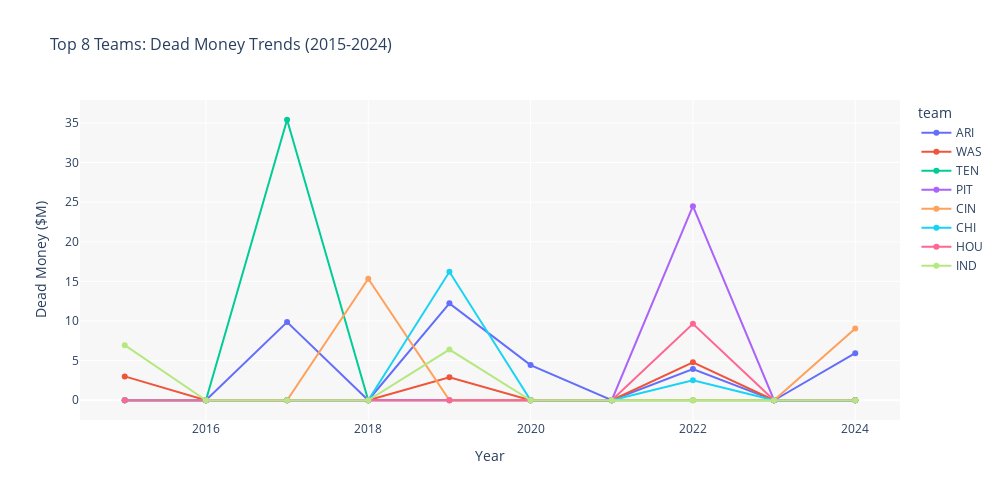

Notebook cell for this chart:
### Markdown cell above
## Create Line Chart of Top Teams

### Code cell
# Get top 8 teams by total dead money
top_teams = total_by_team.head(8).index.tolist()

# Filter data for top teams
top_team_data = team_dead_money_df[team_dead_money_df['team'].isin(top_teams)]

# Create line chart with Plotly
fig = px.line(
    top_team_data,
    x='year',
    y='dead_money_millions',
    color='team',
    markers=True,
    title='Top 8 Teams: Dead Money Trends (2015-2024)',
    labels={'dead_money_millions': 'Dead Money ($M)', 'year': 'Year'},
    height=500,
    width=1000
)

fig.update_layout(
    hovermode='x unified',
    plot_bgcolor='rgba(240, 240, 240, 0.5)',
    font=dict(size=12),
    title_font_size=16
)

fig.show()

print("Top 8 Teams by Total Dead Money:")
for team in top_teams:
    total = total_by_team[team]
    print(f"  {team}: ${total:.2f}M")

### Figure 1 — Plotly figure (JSON) as saved in the notebook; plotly's stock layout.template omitted (floating-point values rounded to 4 significant figures)
{"data": [{"hovertemplate": "team=ARI<br>Year=%{x}<br>Dead Money ($M)=%{y}<extra></extra>", "legendgroup": "ARI", "line": {"color": "#636efa", "dash": "solid"}, "marker": {"symbol": "circle"}, "mode": "lines+markers", "name": "ARI", "orientation": "v", "showlegend": true, "type": "scatter", "x": [2015, 2016, 2017, 2018, 2019, 2020, 2021, 2022, 2023, 2024], "xaxis": "x", "y": [0.0, 0.0, 9.87, 0.0, 12.23, 4.44, 0.0, 3.94, 0.0, 5.94], "yaxis": "y"}, {"hovertemplate": "team=WAS<br>Year=%{x}<br>Dead Money ($M)=%{y}<extra></extra>", "legendgroup": "WAS", "line": {"color": "#EF553B", "dash": "solid"}, "marker": {"symbol": "circle"}, "mode": "lines+markers", "name": "WAS", "orientation": "v", "showlegend": true, "type": "scatter", "x": [2015, 2016, 2017, 2018, 2019, 2020, 2021, 2022, 2023, 2024], "xaxis": "x", "y": [3.01, 0.0, 0.0, 0.0, 2.89, 0.0, 0.0, 4.78, 0.0, 0.0], "yaxis": "y"}, {"hovertemplate": "team=TEN<br>Year=%{x}<br>Dead Money ($M)=%{y}<extra></extra>", "legendgroup": "TEN", "line": {"color": "#00cc96", "dash": "solid"}, "marker": {"symbol": "circle"}, "mode": "lines+markers", "name": "TEN", "orientation": "v", "showlegend": true, "type": "scatter", "x": [2015, 2016, 2017, 2018, 2019, 2020, 2021, 2022, 2023, 2024], "xaxis": "x", "y": [0.0, 0.0, 35.4, 0.0, 0.0, 0.0, 0.0, 0.0, 0.0, 0.0], "yaxis": "y"}, {"hovertemplate": "team=PIT<br>Year=%{x}<br>Dead Money ($M)=%{y}<extra></extra>", "legendgroup": "PIT", "line": {"color": "#ab63fa", "dash": "solid"}, "marker": {"symbol": "circle"}, "mode": "lines+markers", "name": "PIT", "orientation": "v", "showlegend": true, "type": "scatter", "x": [2015, 2016, 2017, 2018, 2019, 2020, 2021, 2022, 2023, 2024], "xaxis": "x", "y": [0.0, 0.0, 0.0, 0.0, 0.0, 0.0, 0.0, 24.49, 0.0, 0.0], "yaxis": "y"}, {"hovertemplate": "team=CIN<br>Year=%{x}<br>Dead Money ($M)=%{y}<extra></extra>", "legendgroup": "CIN", "line": {"color": "#FFA15A", "dash": "solid"}, "marker": {"symbol": "circle"}, "mode": "lines+markers", "name": "CIN", "orientation": "v", "showlegend": true, "type": "scatter", "x": [2015, 2016, 2017, 2018, 2019, 2020, 2021, 2022, 2023, 2024], "xaxis": "x", "y": [0.0, 0.0, 0.0, 15.33, 0.0, 0.0, 0.0, 0.0, 0.0, 9.05], "yaxis": "y"}, {"hovertemplate": "team=CHI<br>Year=%{x}<br>Dead Money ($M)=%{y}<extra></extra>", "legendgroup": "CHI", "line": {"color": "#19d3f3", "dash": "solid"}, "marker": {"symbol": "circle"}, "mode": "lines+markers", "name": "CHI", "orientation": "v", "showlegend": true, "type": "scatter", "x": [2015, 2016, 2017, 2018, 2019, 2020, 2021, 2022, 2023, 2024], "xaxis": "x", "y": [0.0, 0.0, 0.0, 0.0, 16.21, 0.0, 0.0, 2.53, 0.0, 0.0], "yaxis": "y"}, {"hovertemplate": "team=HOU<br>Year=%{x}<br>Dead Money ($M)=%{y}<extra></extra>", "legendgroup": "HOU", "line": {"color": "#FF6692", "dash": "solid"}, "marker": {"symbol": "circle"}, "mode": "lines+markers", "name": "HOU", "orientation": "v", "showlegend": true, "type": "scatter", "x": [2015, 2016, 2017, 2018, 2019, 2020, 2021, 2022, 2023, 2024], "xaxis": "x", "y": [0.0, 0.0, 0.0, 0.0, 0.0, 0.0, 0.0, 9.64, 0.0, 0.0], "yaxis": "y"}, {"hovertemplate": "team=IND<br>Year=%{x}<br>Dead Money ($M)=%{y}<extra></extra>", "legendgroup": "IND", "line": {"color": "#B6E880", "dash": "solid"}, "marker": {"symbol": "circle"}, "mode": "lines+markers", "name": "IND", "orientation": "v", "showlegend": true, "type": "scatter", "x": [2015, 2016, 2017, 2018, 2019, 2020, 2021, 2022, 2023, 2024], "xaxis": "x", "y": [6.95, 0.0, 0.0, 0.0, 6.4, 0.0, 0.0, 0.0, 0.0, 0.0], "yaxis": "y"}], "layout": {"font": {"size": 12}, "height": 500, "hovermode": "x unified", "legend": {"title": {"text": "team"}, "tracegroupgap": 0}, "plot_bgcolor": "rgba(240, 240, 240, 0.5)", "title": {"font": {"size": 16}, "text": "Top 8 Teams: Dead Money Trends (2015-2024)"}, "width": 1000, "xaxis": {"anchor": "y", "domain": [0, 1], "title": {"text": "Year"}}, "yaxis": {"anchor": "x", "domain": [0, 1], "title": {"text": "Dead Money ($M)"}}}}
